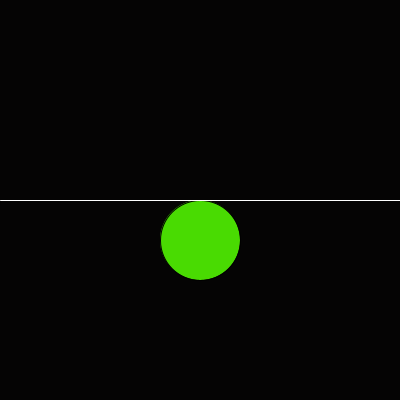
Frame 1 (no input)
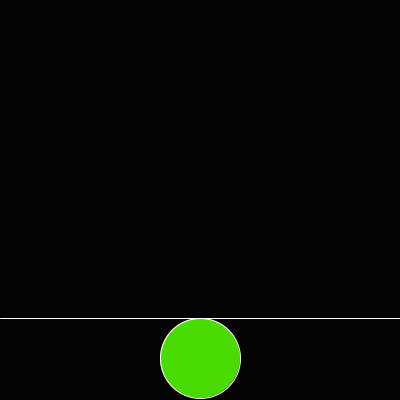
Frame 60 (the mouse pressed at the canvas centre just before this capture)
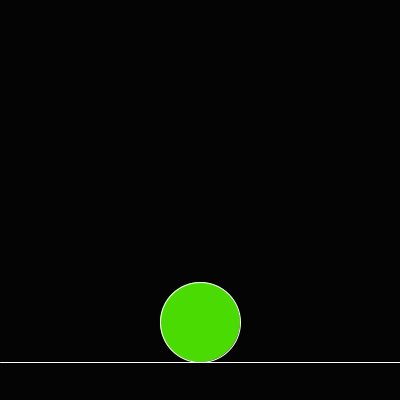
Frame 120 (the mouse held since frame 60 and released just before this capture)

The Processing sketch that drew these frames (run headless with seeded random() and noise(); from frame 60 on, the mouse is pressed at the canvas centre):

// Processing sketch: ejercicio19
// ── ejercicio19.pde
int direccionLin=1,direccionCirc=1;
float lineaY,circuloY,velocidad=2;

void setup(){
  size(400,400);
  lineaY=height/2;
  circuloY=240;
}
void draw(){
  background(#050404);
  fill(#49DB02);
  ellipse(width/2,circuloY,80,80);
  stroke(255);
  line(0,lineaY,width,lineaY);
  lineaY+=direccionLin*velocidad;
  
  if(lineaY>=height || lineaY<=0){
    direccionLin*=-1;
  }
  circuloY+=direccionCirc*velocidad;
  
  if(circuloY>=height || circuloY<=0){
    direccionCirc*=-1;
  }
}
